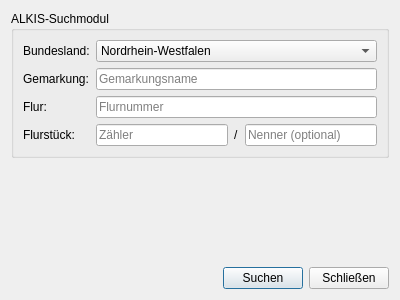
<?xml version="1.0" encoding="UTF-8"?>
<ui version="4.0">
 <class>Dialog</class>
 <widget class="QDialog" name="Dialog">
  <property name="geometry">
   <rect>
    <x>0</x>
    <y>0</y>
    <width>400</width>
    <height>300</height>
   </rect>
  </property>
  <property name="windowTitle">
   <string>ALKIS-Suchmodul</string>
  </property>
  <layout class="QVBoxLayout" name="verticalLayout">
   <item>
    <widget class="QGroupBox" name="groupBox">
     <property name="title">
      <string>ALKIS-Suchmodul</string>
     </property>
     <layout class="QFormLayout" name="formLayout">
      <item row="0" column="0">
       <widget class="QLabel" name="label_bundesland">
        <property name="text">
         <string>Bundesland:</string>
        </property>
       </widget>
      </item>
      <item row="0" column="1">
       <widget class="QComboBox" name="bundesland_combo">
        <item>
         <property name="text">
          <string>Nordrhein-Westfalen</string>
         </property>
        </item>
        <item>
         <property name="text">
          <string>Hessen</string>
         </property>
        </item>
        <item>
         <property name="text">
          <string>Niedersachsen</string>
         </property>
        </item>
        <item>
         <property name="text">
          <string>Rheinland-Pfalz</string>
         </property>
        </item>
       </widget>
      </item>
      <item row="1" column="0">
       <widget class="QLabel" name="label">
        <property name="text">
         <string>Gemarkung:</string>
        </property>
       </widget>
      </item>
      <item row="2" column="0">
       <widget class="QLabel" name="label_2">
        <property name="text">
         <string>Flur:</string>
        </property>
       </widget>
      </item>
      <item row="4" column="0">
       <widget class="QLabel" name="label_3">
        <property name="text">
         <string>Flurstück:</string>
        </property>
       </widget>
      </item>
      <item row="4" column="1">
       <layout class="QHBoxLayout" name="horizontalLayout">
        <item>
         <widget class="QLineEdit" name="zaehler_edit">
          <property name="placeholderText">
           <string>Zähler</string>
          </property>
         </widget>
        </item>
        <item>
         <widget class="QLabel" name="label_4">
          <property name="text">
           <string>/</string>
          </property>
         </widget>
        </item>
        <item>
         <widget class="QLineEdit" name="nenner_edit">
          <property name="placeholderText">
           <string>Nenner (optional)</string>
          </property>
         </widget>
        </item>
       </layout>
      </item>
      <item row="1" column="1">
       <widget class="QLineEdit" name="gemarkung_edit">
        <property name="placeholderText">
         <string>Gemarkungsname</string>
        </property>
       </widget>
      </item>
      <item row="2" column="1">
       <widget class="QLineEdit" name="flur_edit">
        <property name="placeholderText">
         <string>Flurnummer</string>
        </property>
       </widget>
      </item>
     </layout>
    </widget>
   </item>
   <item>
    <widget class="QLabel" name="status_label">
     <property name="styleSheet">
      <string notr="true">color: #666; font-style: italic;</string>
     </property>
     <property name="alignment">
      <set>Qt::AlignCenter</set>
     </property>
    </widget>
   </item>
   <item>
    <layout class="QHBoxLayout" name="horizontalLayout_2">
     <item>
      <spacer name="horizontalSpacer">
       <property name="orientation">
        <enum>Qt::Horizontal</enum>
       </property>
       <property name="sizeHint" stdset="0">
        <size>
         <width>40</width>
         <height>20</height>
        </size>
       </property>
      </spacer>
     </item>
     <item>
      <widget class="QPushButton" name="suchen_button">
       <property name="text">
        <string>Suchen</string>
       </property>
      </widget>
     </item>
     <item>
      <widget class="QPushButton" name="schliessen_button">
       <property name="text">
        <string>Schließen</string>
       </property>
      </widget>
     </item>
    </layout>
   </item>
  </layout>
 </widget>
 <tabstops>
  <tabstop>bundesland_combo</tabstop>
  <tabstop>gemarkung_edit</tabstop>
  <tabstop>flur_edit</tabstop>
  <tabstop>zaehler_edit</tabstop>
  <tabstop>nenner_edit</tabstop>
  <tabstop>suchen_button</tabstop>
  <tabstop>schliessen_button</tabstop>
 </tabstops>
 <resources/>
 <connections/>
</ui>
